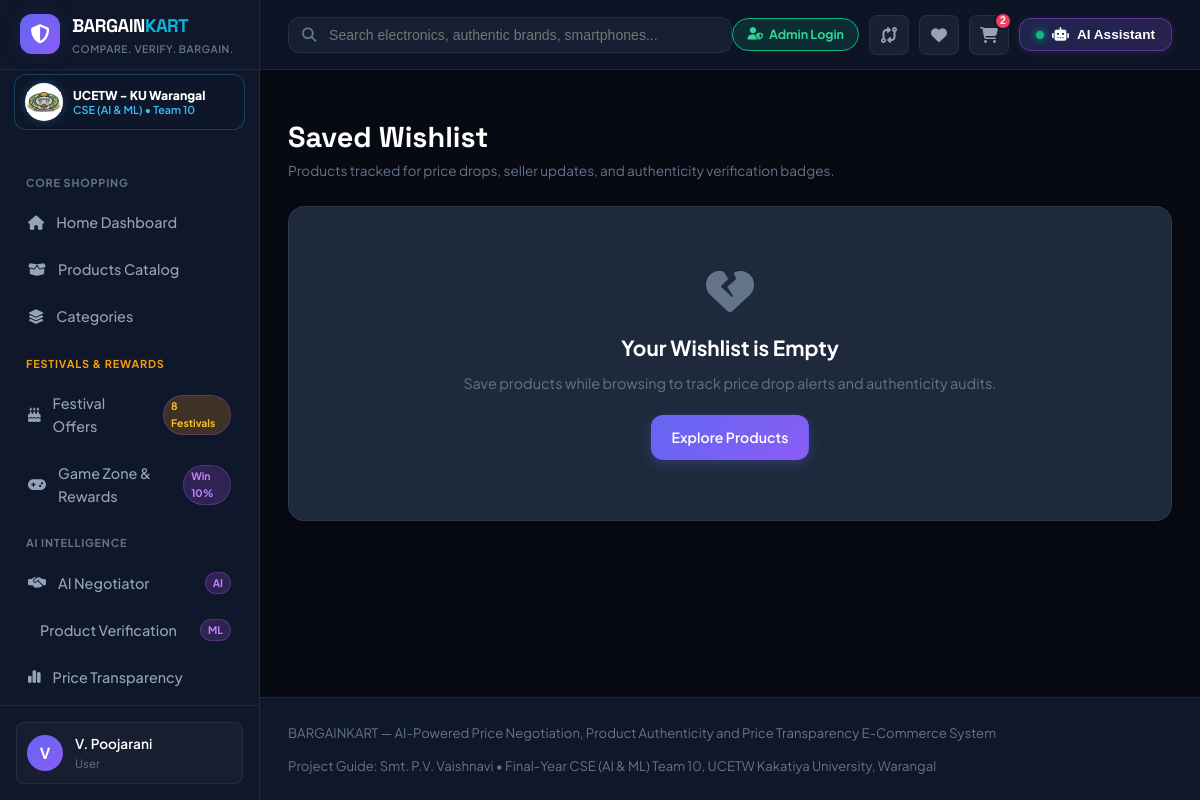
Page /wishlist (signed in) on the committed database.
### models/models.py (models this page shows, shortened)
class User(UserMixin, db.Model):
    __tablename__ = 'users'
    id = db.Column(db.Integer, primary_key=True)
    name = db.Column(db.String(120), nullable=False)
    email = db.Column(db.String(150), unique=True, nullable=False, index=True)
    password_hash = db.Column(db.String(255), nullable=False)
    role = db.Column(db.String(20), default='user')  # 'user' or 'admin'
    roll_number = db.Column(db.String(50), nullable=True, index=True)
    designation = db.Column(db.String(100), default='Student')  # 'Project Guide', 'Team 10 AIML Member', etc.
    phone = db.Column(db.String(30), default='+91 98765 43210')
    address = db.Column(db.String(255), default='42 Innovation Tech Park, Bengaluru, Karnataka - 560100')
    created_at = db.Column(db.DateTime, default=lambda: datetime.now(timezone.utc))
    orders = db.relationship('Order', backref='user', lazy=True, cascade='all, delete-orphan')
    wishlist_items = db.relationship('Wishlist', backref='user', lazy=True, cascade='all, delete-orphan')
    cart_items = db.relationship('CartItem', backref='user', lazy=True, cascade='all, delete-orphan')
    negotiations = db.relationship('Negotiation', backref='user', lazy=True)
    authenticity_checks = db.relationship('AuthenticityCheck', backref='user', lazy=True)
    @property
    def is_admin(self):
        return self.role == 'admin'

### routes/cart.py (the view)
@cart_bp.route('/wishlist')
@login_required
def view_wishlist():
    items = Wishlist.query.filter_by(user_id=current_user.id).all()
    return render_template('wishlist.html', items=items)

### app.py (called while the page is built)
    @classmethod
    def get_key(cls) -> str:
        return os.environ.get("GEMINI_API_KEY", "") or getattr(Config, "GEMINI_API_KEY", "")

    @classmethod
    def is_active(cls) -> bool:
        k = cls.get_key().strip()
        return bool(k and len(k) > 10 and not k.startswith("your_"))

### models/models.py (called while the page is built)
@login_manager.user_loader
def load_user(user_id):
    return db.session.get(User, int(user_id))

### templates/wishlist.html (shortened to what this page needs)
{% extends "base.html" %}
{% block content %}
<div class="wishlist-page">
    <div style="margin-bottom: 24px;">
        <h1 style="font-size: 1.8rem; font-weight: 800; color: #fff; font-family: 'Space Grotesk', sans-serif;">
            Saved Wishlist
        </h1>
        <p style="font-size: 0.85rem; color: var(--text-muted);">
            Products tracked for price drops, seller updates, and authenticity verification badges.
        </p>
    </div>
    {% if items %}
    <div class="products-grid">
        {% for item in items %}
        <div class="product-card">
            <div class="product-card-image">
                <img src="{{ item.product.image_url }}" alt="{{ item.product.name }}">
                <div class="card-top-badges">
                    <span class="badge badge-low-risk">
                        <i class="fa-solid fa-shield-check"></i> Likely Authentic
                    </span>
                    <span class="badge badge-savings" style="background: rgba(245, 158, 11, 0.2); color: #fbbf24; border-color: rgba(245, 158, 11, 0.4);">
                        <i class="fa-solid fa-arrow-trend-down"></i> Price Drop Alert!
                    </span>
                </div>
            </div>
            <div class="product-card-body">
                <div class="product-brand">{{ item.product.brand }} • {{ item.product.category }}</div>
                <a href="{{ url_for('products.product_detail', product_id=item.product.id) }}" class="product-title">
                    {{ item.product.name }}
                </a>
                <div class="product-pricing-box" style="margin-top: 14px;">
                    <div style="display: flex; justify-content: space-between; align-items: baseline;">
                        <span class="current-price">{{ format_inr(item.product.base_price) }}</span>
                        <span style="font-size: 0.75rem; color: var(--text-muted);">Saved on {{ item.created_at }}</span>
                    </div>
                    <div style="display: flex; justify-content: space-between; align-items: center; margin-top: 4px;">
                        <span class="lowest-market-price">Lowest Seller: {{ format_inr(item.product.lowest_seller_price) }}</span>
                        {% if item.product.potential_savings > 0 %}
                        <span class="savings-tag">Save {{ format_inr(item.product.potential_savings) }}</span>
                        {% endif %}
                    </div>
                </div>
                <div style="display: grid; grid-template-columns: 1fr 1fr; gap: 8px; margin-top: 16px;">
                    <button class="btn btn-primary btn-sm btn-add-to-cart" data-product-id="{{ item.product.id }}">
                        <i class="fa-solid fa-cart-plus"></i> Move to Cart
                    </button>
                    <a href="{{ url_for('negotiate.negotiate_center', product_id=item.product.id) }}" class="btn btn-secondary btn-sm">
                        <i class="fa-solid fa-handshake"></i> Bargain
                    </a>
                </div>
            </div>
        </div>
        {% endfor %}
    </div>
    {% else %}
    <div class="card" style="text-align: center; padding: 60px 20px;">
        <i class="fa-solid fa-heart-crack" style="font-size: 3rem; color: var(--text-muted); margin-bottom: 16px;"></i>
        <h3 style="font-size: 1.3rem; font-weight: 700; color: #fff; margin-bottom: 8px;">Your Wishlist is Empty</h3>
        <p style="font-size: 0.9rem; color: var(--text-muted); margin-bottom: 20px;">
            Save products while browsing to track price drop alerts and authenticity audits.
        </p>
        <a href="{{ url_for('products.product_list') }}" class="btn btn-primary">
            Explore Products
        </a>
    </div>
    {% endif %}
</div>
{% endblock %}

### templates/base.html (shortened to what this page needs)
<!DOCTYPE html>
<html lang="en">
<head>
    <link rel="stylesheet" href="https://cdnjs.cloudflare.com/ajax/libs/font-awesome/6.5.1/css/all.min.css">
    <link rel="stylesheet" href="{{ url_for('static', filename='css/styles.css') }}">
</head>
<body class="bg-slate-900 text-slate-100 antialiased">
    <div class="app-layout">
        <aside class="app-sidebar" id="appSidebar">
            <div class="sidebar-header">
                <a href="{{ url_for('products.landing') }}" class="brand-logo">
                    <div class="brand-icon">
                        <i class="fa-solid fa-shield-halved"></i>
                    </div>
                    <div class="brand-text">
                        <span class="brand-title">BARGAIN<span class="text-accent">KART</span></span>
                        <span class="brand-tagline">Compare. Verify. Bargain.</span>
                    </div>
                </a>
            </div>
            <div style="margin: 4px 14px 12px; padding: 8px 10px; background: rgba(15, 23, 42, 0.75); border: 1px solid rgba(56, 189, 248, 0.25); border-radius: var(--radius-md); display: flex; align-items: center; gap: 10px;">
                <div style="width: 38px; height: 38px; border-radius: 50%; background: #ffffff; padding: 2px; display: flex; align-items: center; justify-content: center; flex-shrink: 0; box-shadow: 0 0 10px rgba(56,189,248,0.3);">
                    <img src="{{ url_for('static', filename='images/college_logo.png') }}" alt="Kakatiya University Logo" style="width: 100%; height: 100%; object-fit: contain;">
                </div>
                <div style="overflow: hidden; line-height: 1.25;">
                    <div style="font-size: 0.76rem; font-weight: 800; color: #fff; white-space: nowrap; text-overflow: ellipsis; overflow: hidden;">UCETW - KU Warangal</div>
                    <div style="font-size: 0.68rem; color: #38bdf8; font-weight: 600;">CSE (AI & ML) • Team 10</div>
                </div>
            </div>
            <nav class="sidebar-nav">
                <div class="nav-section-title">CORE SHOPPING</div>
                <a href="{{ url_for('dashboard.home_dashboard') }}" class="nav-item {% if request.endpoint == 'dashboard.home_dashboard' %}active{% endif %}">
                    <i class="fa-solid fa-house"></i>
                    <span>Home Dashboard</span>
                </a>
                <a href="{{ url_for('products.product_list') }}" class="nav-item {% if request.endpoint == 'products.product_list' %}active{% endif %}">
                    <i class="fa-solid fa-box-open"></i>
                    <span>Products Catalog</span>
                </a>
                <a href="{{ url_for('products.categories_gallery') }}" class="nav-item {% if request.endpoint == 'products.categories_gallery' %}active{% endif %}">
                    <i class="fa-solid fa-layer-group"></i>
                    <span>Categories</span>
                </a>
                <div class="nav-section-title" style="color: #f59e0b;">FESTIVALS & REWARDS</div>
                <a href="{{ url_for('festival.festival_offers') }}" class="nav-item {% if request.endpoint == 'festival.festival_offers' %}active{% endif %}">
                    <i class="fa-solid fa-cake-candles text-amber-400"></i>
                    <span>Festival Offers</span>
                    <span class="nav-badge-ai" style="background: rgba(245,158,11,0.2); color: #fbbf24;">8 Festivals</span>
                </a>
                <a href="{{ url_for('game_zone.game_zone') }}" class="nav-item {% if request.endpoint == 'game_zone.game_zone' %}active{% endif %}">
                    <i class="fa-solid fa-gamepad text-purple-400"></i>
                    <span>Game Zone & Rewards</span>
                    <span class="nav-badge-ai" style="background: rgba(168,85,247,0.2); color: #c084fc;">Win 10%</span>
                </a>
                <div class="nav-section-title">AI INTELLIGENCE</div>
                <a href="{{ url_for('negotiate.negotiate_center') }}" class="nav-item {% if request.endpoint == 'negotiate.negotiate_center' %}active{% endif %}">
                    <i class="fa-solid fa-handshake-simple text-purple-400"></i>
                    <span>AI Negotiator</span>
                    <span class="nav-badge-ai">AI</span>
                </a>
                <a href="{{ url_for('verify.verify_center') }}" class="nav-item {% if request.endpoint == 'verify.verify_center' %}active{% endif %}">
                    <span>Product Verification</span>
                    <span class="nav-badge-ai">ML</span>
                </a>
                <a href="{{ url_for('compare.compare_center') }}" class="nav-item {% if request.endpoint == 'compare.compare_center' %}active{% endif %}">
                    <i class="fa-solid fa-chart-simple text-cyan-400"></i>
                    <span>Price Transparency</span>
                </a>
                <div class="nav-section-title" style="color: #34d399;">ACADEMIC PROJECT</div>
            </nav>
            <div class="sidebar-footer">
                <div class="user-chip">
                    <div class="avatar-circle">
                        {{ current_user.name[:1] if current_user.is_authenticated else 'G' }}
                    </div>
                    <div class="user-info">
                        <div class="user-name">{{ current_user.name if current_user.is_authenticated else 'Guest Shopper' }}</div>
                        <div class="user-role">{{ current_user.role|capitalize if current_user.is_authenticated else 'Academic Demo' }}</div>
                    </div>
                </div>
            </div>
        </aside>
        <div class="main-wrapper">
            <header class="app-topbar">
                <div class="topbar-left">
                    <form action="{{ url_for('products.product_list') }}" method="GET" class="search-form">
                        <i class="fa-solid fa-magnifying-glass search-icon"></i>
                        <input type="text" name="q" placeholder="Search electronics, authentic brands, smartphones..." value="{{ request.args.get('q', '') }}">
                    </form>
                </div>
                <div class="topbar-right" style="display: flex; align-items: center; gap: 10px;">
                    <a href="{{ url_for('admin.admin_dashboard') if current_user.is_authenticated and current_user.is_admin else url_for('admin.admin_login') }}"
                       class="topbar-admin-btn"
                       style="background: rgba(16, 185, 129, 0.15); border: 1.5px solid #10b981; color: #34d399; font-weight: 700; font-size: 0.78rem; padding: 6px 14px; border-radius: 20px; white-space: nowrap; text-decoration: none; display: flex; align-items: center; gap: 6px;">
                        <i class="fa-solid fa-user-shield"></i>
                        <span>{{ 'Admin Dashboard' if current_user.is_authenticated and current_user.is_admin else 'Admin Login' }}</span>
                    </a>
                    <a href="{{ url_for('compare.compare_center') }}" class="topbar-btn" title="Compare Prices">
                        <i class="fa-solid fa-code-compare"></i>
                    </a>
                    <a href="{{ url_for('cart.view_wishlist') }}" class="topbar-btn relative" title="Wishlist">
                        <i class="fa-solid fa-heart"></i>
                    </a>
                    <a href="{{ url_for('cart.view_cart') }}" class="topbar-btn relative" title="Cart">
                        <i class="fa-solid fa-cart-shopping"></i>
                        {% if cart_count > 0 %}<span class="badge-dot" id="cartBadgeCount">{{ cart_count }}</span>{% else %}<span class="badge-dot" id="cartBadgeCount" style="display: none;">0</span>{% endif %}
                    </a>
                    <button class="ai-assistant-toggle-btn" id="openAssistantBtn" title="Open AI Assistant">
                        <span class="ai-pulse"></span>
                        <i class="fa-solid fa-robot"></i>
                        <span class="assistant-btn-text">AI Assistant</span>
                    </button>
                </div>
            </header>
            <div class="flash-container">
            </div>
            <main class="page-content">
                {% block content %}{% endblock %}
            </main>
            <footer class="app-footer">
                <div class="footer-content">
                    <div class="footer-brand">
                        <span class="font-bold text-white">BARGAINKART</span> — AI-Powered Price Negotiation, Product Authenticity and Price Transparency E-Commerce System
                    </div>
                    <div class="footer-meta">
                        <span>Project Guide: Smt. P.V. Vaishnavi</span>
                        <span>•</span>
                        <span>Final-Year CSE (AI & ML) Team 10, UCETW Kakatiya University, Warangal</span>
                    </div>
                </div>
            </footer>
        </div>
    </div>
</body>
</html>

### rows in the picture
User: name "V", name "V. Poojarani", role "User", role "Admin Login"

### other values in the picture
{{ cart_count }} "2"
